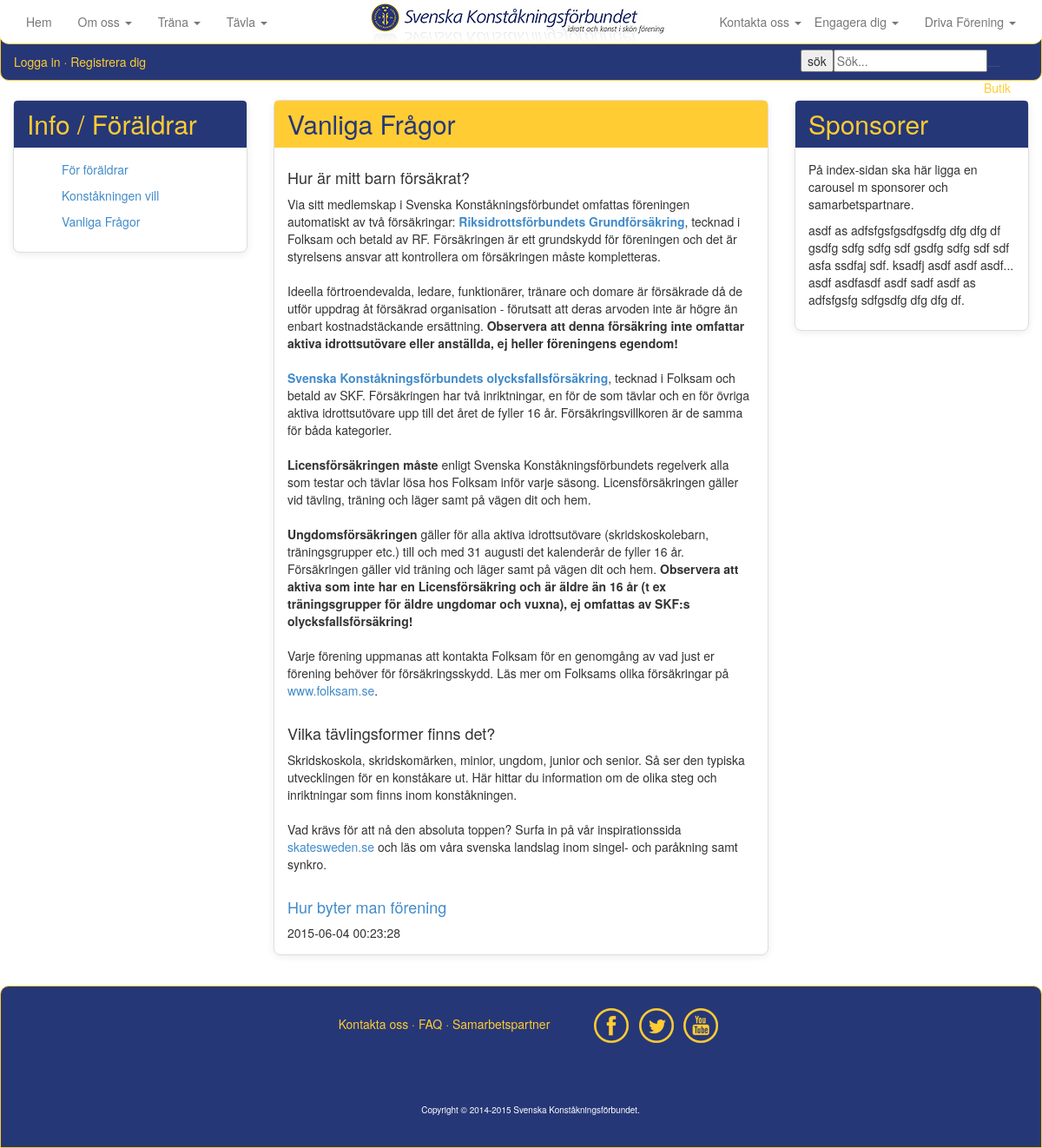
The app's page /foraldrar.php with its own data.
### tables this page shows
CREATE TABLE IF NOT EXISTS `artikel` (
  `ArtikelId` int(11) NOT NULL,
  `ArtikelName` varchar(50) NOT NULL,
  `ArtikelMessage` text NOT NULL,
  `ArtikelTimeStamp` timestamp NOT NULL DEFAULT CURRENT_TIMESTAMP,
  `ArtikelPic` varchar(1000) NOT NULL,
  `ArtikelPicThumb` varchar(1000) NOT NULL,
  `kategori` varchar(20) NOT NULL
);

### foraldrar.php (the view, shortened to what this page needs)
<?php
include_once("inc/HTMLTemplate.php");
include_once("inc/Connstring.php");
$artikeltime = "";
$artikelnames = "";
if(!empty($_GET))
{
	$getartikelid = isset($_GET['ArtikelId']) ? $_GET['ArtikelId'] : '';
	$query = <<<END
		SELECT ArtikelId, ArtikelName, ArtikelMessage, ArtikelTimeStamp
		FROM artikel
		WHERE ArtikelId = "{$getartikelid}";
END;
	$res = $mysqli->query($query) or die();
	if($res->num_rows > 0)
	{
		while($row = $res->fetch_object())
		{
			$artikelname = $row->ArtikelName;
			$artikelmessage = $row->ArtikelMessage;
			$artikeltimestamp = $row->ArtikelTimeStamp;
			$artikeltime = <<<END
		<div class="panel panel-yellow">
			<div class="panel-heading">
				<h3 class="panel-title">{$artikelname}</h3>
			</div>
				<div class="panel-body">
					{$artikelmessage}
					{$artikeltimestamp}
				</div>
		</div>
END;
		}
	}
}
else
{
	$query = <<<END
		SELECT ArtikelId, ArtikelName, ArtikelMessage, ArtikelTimeStamp, kategori
		FROM artikel
		WHERE kategori = 'foraldrar'
		ORDER BY Artikeltimestamp
END;
	$res = $mysqli->query($query) or die();
		if($res->num_rows > 0)
		{
			while($row = $res->fetch_object())
			{
				$artikelname = $row->ArtikelName;
				$artikelmessage = $row->ArtikelMessage;
				$artikeltimestamp = $row->ArtikelTimeStamp;
				$artikeltime = <<<END
				<div class="panel panel-yellow">
					<div class="panel-heading">
						<h3 class="panel-title">{$artikelname}</h3>
					</div>
						<div class="panel-body">
							{$artikelmessage}
							{$artikeltimestamp}
						</div>
				</div>
END;
			}
		}
}
$query = <<<END
	SELECT ArtikelId, ArtikelName, ArtikelMessage, ArtikelTimeStamp, kategori
	FROM artikel
	WHERE kategori = 'foraldrar'
	ORDER BY Artikeltimestamp
END;
$res = $mysqli->query($query) or die();
if($res->num_rows > 0)
{
	while($row = $res->fetch_object())
	{
		$artikelId = $row->ArtikelId;
		$artikelname = $row->ArtikelName;
		$artikelnames .= <<<END
			<div class="collapse-in">
				<ul class="">
	   				<a href="foraldrar.php?ArtikelId={$artikelId}">
	   					<li>{$artikelname}</li>
	   				</a>
	   			</ul>
			</div>
END;
	}
}
$content = <<<END
       	<div id="content">
			<div class="row">
				<div class="col-md-3">
					<div class="panel panel-blue">
						<div class="panel-heading">
							<h3 class="panel-title yellow">Info / Föräldrar</h3>
						</div>
						</a>
						<div class="panel-body">
							{$artikelnames}
						</div>
					</div>
				</div>
				<div class="col-xs-12 col-md-6">
					{$artikeltime}
				</div>
				<div class="col-md-3 pull-right">
					<div class="panel panel-blue">
						<div class="panel-heading">
							<h3 class="panel-title">Sponsorer</h3>
						</div>
						<div class="panel-body">
							<p>På index-sidan ska här ligga en carousel m sponsorer och samarbetspartnare.
							</p>
							<p class="divider"></p>
							<p>asdf as adfsfgsfgsdfgsdfg dfg dfg df gsdfg sdfg sdfg sdf gsdfg sdfg
							sdf sdf asfa ssdfaj sdf.
							ksadfj asdf asdf asdf... asdf asdfasdf asdf sadf asdf as adfsfgsfg
							sdfgsdfg dfg dfg df.
							</p>
						</div>
					</div>
				</div>
			</div>
       </div>
END;
echo $header;
echo $content;
echo $footer;
?>

### css/ia4.css (style rules this page uses)
html { height: 100% }
body { background-color: white; margin-right: auto; margin-left: auto; width:100%; height: 100% }
#content { z-index:-1; margin-top: 100px; margin-right: auto; margin-left: auto; width:100%; min-height: 400px; padding: 15px; background-color: white; }
.yellow { color: #ffcc33; }
.panel { margin-bottom: 20px; background-color: #fff; border: 1px solid transparent; border-radius: 8px; -webkit-box-shadow: 0 2px 8px rgba(0, 0, 0, .08); box-shadow: 0 2px 8px rgba(0, 0, 0, .08); }
.panel-body { padding: 15px; }
.panel-heading { padding: 10px 15px; border-bottom: 1px solid transparent; border-top-left-radius: 4px; border-top-right-radius: 4px; }
.panel-title { margin-top: 0; margin-bottom: 0; font-size: 16px; color: inherit; }
.panel-yellow { border-color: #ddd; }
.panel-yellow > .panel-heading { color: #263777; background-color: #ffcc33; border-color: #ffcc33; }
.panel-blue { border-color: #ddd; }
.panel-blue > .panel-heading { color: #ffcc33; background-color: #263777; border-color: #263777; }
.panel-title { margin-top: 0; margin-bottom: 0; font-size: 30px; color: inherit; }
ul { list-style-type: none; }

### records on screen
artikel: ArtikelName "För föräldrar"
artikel: ArtikelName "Konståkningen vill"
artikel: ArtikelName "Vanliga Frågor", ArtikelMessage "Hur är mitt barn försäkrat? Via sitt medlemskap i Svenska Konståkningsförbundet omfattas föreningen automatiskt av två försäkringar: Riksidrottsförbundets Grundförsäkring , tecknad i Folksam och betald av RF. Försäkringen är ett grundskydd för föreningen och det är styrelsens ansvar att kontrollera om försäkringen måste kompletteras. Ideella förtroendevalda, ledare, funktionärer, tränare och domare är försäkrade då de utför uppdrag åt försäkrad organisation - förutsatt att deras arvoden inte är högre än enbart kostnadstäckande ersättning. Observera att denna försäkring inte omfattar aktiva idrottsutövare eller anställda, ej heller föreningens egendom! Svenska Konståkningsförbundets…", ArtikelTimeStamp "2015-06-04 00:23:28"
